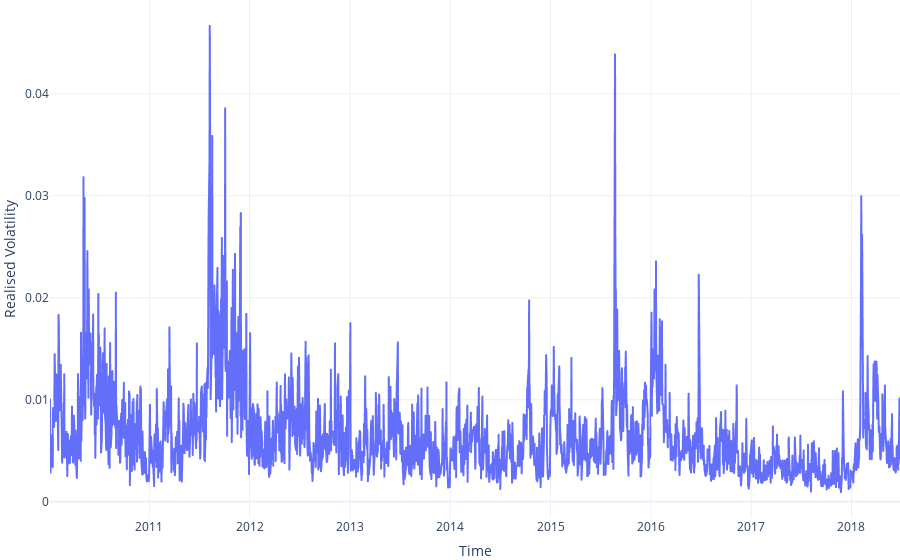

The notebook cell saved with this chart:
### Code cell
import plotly.express as px

realised_measures = pd.read_csv("../modules/stochastic_volatility_models/stochastic_volatility_models/data/realised_volatility/oxfordman.csv", index_col=0)
ticker_realised_volatility = pd.Series(np.sqrt(realised_measures.loc[(realised_measures.Symbol == f".{"SPX".upper()}"), "rk_parzen"]))
ticker_realised_volatility.index = pd.Index(((ticker_realised_volatility.index).values.astype("datetime64[ns]") + np.timedelta64(2, "h")).astype("datetime64[D]").astype(str))
ticker_realised_volatility = ticker_realised_volatility.loc[(pd.to_datetime(ticker_realised_volatility.index) >= np.datetime64("2010-01-01"))]
# ticker_realised_volatility = ticker_realised_volatility.loc[(pd.to_datetime(ticker_realised_volatility.index) <= np.datetime64("2017-02-17")) & (pd.to_datetime(ticker_realised_volatility.index) >= np.datetime64("2010-07-15"))]

config = {
	"toImageButtonOptions": {
		"format": "svg",  # one of png, svg, jpeg, webp
		"filename": "custom_image",
		"height": 300,
		"width": 1000,
		"scale": 1,  # Multiply title/legend/axis/canvas sizes by this factor
	}
}

px.line(ticker_realised_volatility).update_layout(margin=dict(l=0, r=0, t=0, b=0), template="plotly_white", xaxis_title="Time", yaxis_title="Realised Volatility", showlegend=False).show(config=config)

### Figure 1 — Plotly figure (JSON) as saved in the notebook; plotly's stock layout.template omitted (floating-point values rounded to 4 significant figures; data arrays with more than 128 entries replaced by an {"elided": "..."} marker saying what was removed)
{"data": [{"hovertemplate": "variable=rk_parzen<br>index=%{x}<br>value=%{y}<extra></extra>", "legendgroup": "rk_parzen", "line": {"color": "#636efa", "dash": "solid"}, "marker": {"symbol": "circle"}, "mode": "lines", "name": "rk_parzen", "showlegend": true, "type": "scattergl", "x": {"elided": "2136 str values"}, "xaxis": "x", "y": {"elided": "2136 float values"}, "yaxis": "y"}], "layout": {"legend": {"title": {"text": "variable"}, "tracegroupgap": 0}, "margin": {"b": 0, "l": 0, "r": 0, "t": 0}, "showlegend": false, "xaxis": {"anchor": "y", "domain": [0, 1], "title": {"text": "Time"}}, "yaxis": {"anchor": "x", "domain": [0, 1], "title": {"text": "Realised Volatility"}}}}
